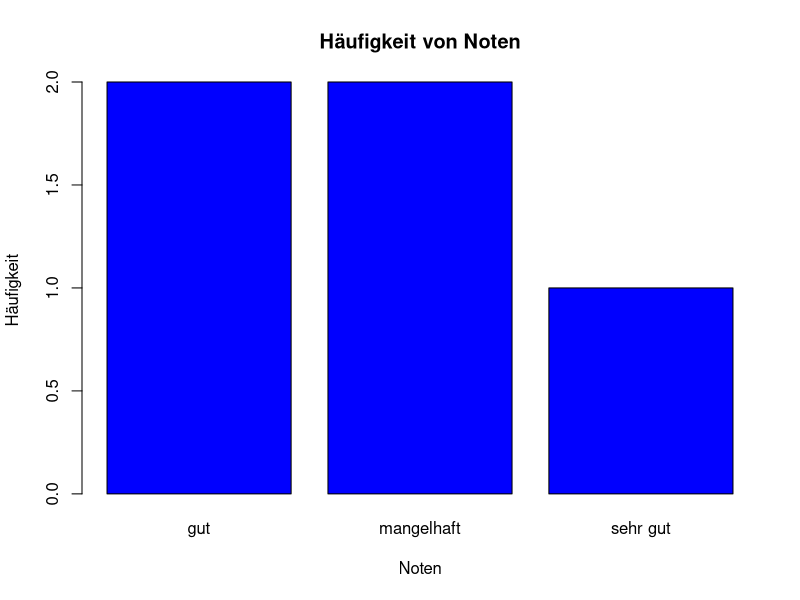

This figure's R source:
## ---- chunk 1
knitr::opts_chunk$set(echo = TRUE)
## ---- chunk 2
studentdata <- read.csv("data/klausur.csv", header=TRUE, stringsAsFactors=FALSE)

a1 <- studentdata$aufgabe1
a2 <- studentdata$aufgabe2
a3 <- studentdata$aufgabe3

## Es wurden die Spalten aus der Tabelle `aufgabe1`, `aufgabe2`, `aufgabe3` 
## den Vektoren `a1`, `a2`, `a3` zugeordnet.

## ---- chunk 3

a1 <- studentdata$aufgabe1
a2 <- studentdata$aufgabe2
a3 <- studentdata$aufgabe3

## ---- chunk 4
summe <- a1 + a2 + a3
studentdata$summe <- summe
## ---- chunk 5
knitr::kable(
  studentdata, booktabs = TRUE,
  caption = 'Geladene Daten mit Summespalte für data.csv.'
)
## ---- chunk 6
notengrenzen_calc <- function(pPunkteMax, pBestGrenze,pBestIndex,pNotenSkala) {
     grenze = rep(0, length(pNotenSkala))
     imax <- length(pNotenSkala)
     schritt <- pBestGrenze/(imax-pBestIndex)
     ## Index für 6 bis zur 4 berechnen 
     gi <- imax
     ## Grenze unterhalb der Bestehensgrenze
     g <- 0
     while (gi > pBestIndex) {
        # Füge die Grenze in den Vektor ein
        g <- g + schritt
        grenze[gi] <- g
     
        # Vermindere den Index
        gi <- gi - 1 
     }
     ## Grenze oberhalb der Bestehensgrenze
     schritt <- (pPunkteMax - pBestGrenze)/(pBestIndex)
     ## Index für 4 und besser 
     while (gi > 0) {
        g <- g + schritt
        grenze[gi] <- g
        # Vermindere den Index
        gi <- gi - 1 
     }
     grenze <- round(grenze * 10)/10
     ## Rückgabewert Vektor "grenze"
     grenze
}
## ---- chunk 7
#### Alternativ explizite Angabe der maximalen Punktzahl
# z.B. maxpunkte <- 52
maxpunkte <- summe[1] 
#### Alternativ explizite Angabe der Bestehensgrenze
# z.B. bestgrenze <- 26
bestgrenze <- round(maxpunkte/2)

#### Notenskala festlegen - hier Noten als Text
notenskala1 <- c("sehr gut","gut","befriedigend","ausreichend","mangelhaft","ungenügend")
bestindex1 <- 4 ## Index für Note, mit der man gerade noch bestanden hat 4 "ausreichend"
grenzen1 <- notengrenzen_calc(maxpunkte, bestgrenze,bestindex1,notenskala1)
## ---- chunk 8
tabelle4grenzen <- function (pNotenSkala,pGrenzen) {
  ## Erzeuge einen Dataframe mit der Notenskala in der 1. Spalte 
  return4df <- data.frame(Notenskala=pNotenSkala)  
  max_i <- length(pNotenSkala) 

  Notengrenze <- rep("-",max_i)
  ## Berechne die Notengrenzen z.B. "22-28" 
  for (i in 1:(max_i-1)) {
    Notengrenze[i] <- paste(pGrenzen[i],"-",pGrenzen[i+1])
  }
  ## Setze die Punktegrenzen für schlechteste Note
  Notengrenze[max_i] <- paste(pGrenzen[max_i],"-",0)
  return4df$Notengrenze <-Notengrenze  
  
  ## return Dataframe mit Punktegrenzen
  return4df
}
## ---- chunk 9
df4grenzen <- tabelle4grenzen(notenskala1,grenzen1)

knitr::kable(
  df4grenzen, booktabs = TRUE,
  align=c('l','c'),
  caption = 'Punktegrenzen für die Noten'
)
## ---- chunk 10
note_zuordnen <- function(pPunkte,pGrenzen,pNotenskala) {
     ## Vektor mit der Länge der Punkte erstellen
     ## in dem Vektor wird die Note eingetragen
     anzahl_klausuren <- length(pPunkte)
     #print(paste("anzahl_klausuren =",anzahl_klausuren))
     
     anzahl_noten <- length(pNotenskala)
     #print(paste("anzahl_noten =",anzahl_noten))
     
     note4punkte <- rep(0,anzahl_klausuren)
     for (i in 1:anzahl_klausuren) {
       ## Notenindex auf schlechteste Note setzen
       gi <- anzahl_noten
       ## Noten auf schlechtesten Index setzen
       note4punkte[i] <- pNotenskala[gi]
       ## so lange die Note verbessern bis Note jeweilge Notengrenze kleiner als Punkte
       while ((gi > 1) & (pPunkte[i] >= pGrenzen[gi]))  {
          ## Index für die Grenze auf bessere Note setzen
          gi <- gi - 1  
          ## Index gi kann bei Erreichen der Maximalpunkte auch 0 werden
          ## daher Ueberpruefung, ob der Index gi >= 1
          if (gi >= 1) {
            ## Notenbezeichnung setzen 
            note4punkte[i] <- pNotenskala[gi]
          }
       } 
     }
     ### Rückgabewert der Noten fuer alle Punkte
     note4punkte        
}

## ---- chunk 11
maxpunkte <- summe[1] 
#### Angabe der maximalen Punktzahl
# z.B. maxpunkte <- 52
bestgrenze <- round(maxpunkte/2)
#### Angabe der Bestehensgrenze
# z.B. bestgrenze <- 26
notenskala1 <- c("sehr gut","gut","befriedigend","ausreichend","mangelhaft","ungenügend")
bestindex1 <- 4 ## Index für Note, mit der man gerade noch bestanden hat 4 "ausreichend"

grenzen <- notengrenzen_calc(maxpunkte, bestgrenze,bestindex1,notenskala1)
## grenzen <- c(100,85,70,55,40,20)
## liefert die Grenzen für die Noten punkte<20 bedeutet "ungenügend"
## liefert die Grenzen für die Noten 40 > punkte >= 20 bedeutet "mangelhaft"
### Noten berechnen

### Punkte für 5 Klausuren im Vektor "punkte"
#summe <- c(23,92,33,89,60)

noten <- note_zuordnen(summe, grenzen1, notenskala1)
### Notenberechnung ist nun abgeschlossen - Ausgabe

studentdata$noten <- noten
## ---- chunk 12
maxpunkte <- summe[1]
bestgrenze <- round(maxpunkte/2)
notenskala2 <- c("1+","1","1-","2+","2","2-","3+","3","3-","4+","4","4-","5+","5","5-","6")
bestindex2 <- 11 ## Index für Note, mit der man gerade noch bestanden hat 4 "ausreichend"

grenzen2 <- notengrenzen_calc(maxpunkte, bestgrenze,bestindex2,notenskala2)
## liefert die Grenzen für die Noten punkte<20 bedeutet "ungenügend"
## liefert die Grenzen für die Noten 40 > punkte >= 20 bedeutet "mangelhaft"
### Noten berechnen

### Punkte für 5 Klausuren im Vektor "punkte"
# summe <- c(23,92,33,89,60)

noten2 <- note_zuordnen(summe, grenzen2, notenskala2)

### Notenberechnung ist nun abgeschlossen - Ausgabe
studentdata$noten2 <- noten2
## ---- chunk 13
df4grenzen <- tabelle4grenzen(notenskala2,grenzen2)

knitr::kable(
  df4grenzen, booktabs = TRUE,
  align=c('l','c'),
  caption = 'Punktegrenzen für die Noten'
)
## ---- chunk 14
knitr::kable(
  studentdata, booktabs = TRUE,
  caption = 'Geladene Daten aus der Datei data.csv.'
)
## ---- chunk 15
## Erzeuge einen Dataframe mit der Notenskala in der 1. Spalte 
df4grenzen <- data.frame(Notenskala=notenskala2)  
max_i <- length(notenskala2) 

Notengrenze <- rep("-",max_i)
## Berechne die Notengrenzen z.B. "22-28" 
for (i in 1:(max_i-1)) {
  Notengrenze[i] <- paste(grenzen1[i],"-",grenzen1[i+1])
}
## Setze die Punkte
Notengrenze[max_i] <- paste(grenzen1[max_i],"-",0)
df4grenzen$Notengrenze <-Notengrenze  
## ---- chunk 16
maxpunkte <- summe[1] ## erste Zeile MAX enthält die maximal erreichbaren Punkte
bestgrenze <- round(summe[1]/2)  ## Bestehensgrenze ist 50% der Gesamtpunktzahl
### Als Notenskala werden die deutschen Noten mit Tendenz verwendet
notenskala3 <- c(0.7, 1.0, 1.3, 1.7, 2.0, 2.3, 2.7, 3.0, 3.3, 3.7, 4.0, 4.3, 4.7 , 5.0, 5.3, 6.0)
bestindex3 <- 11 ## Index für Note, mit der man gerade noch bestanden hat. 
### In Index 10 steht "4" als "ausreichend" und mit "4-" hat man nicht mehr bestanden.

# Der Vektor "grenzen" enthält die Punktegrenzen, ab der man die betreffende Note
# aus der Notenskala erhält. Diese werden in Abhängigkeit von der Bestehensgrenze gewählt.
grenzen3 <- notengrenzen_calc(maxpunkte, bestgrenze,bestindex3,notenskala3)

### Noten berechnen
# Gesamtpunktzahl der Klausur findet man im Vektor "summe"
# die Summe ist eine Vektor z.B. summe <- c(23,92,33,89,60)

noten3 <- note_zuordnen(summe, grenzen3, notenskala3)
studentdata$noten3 <- noten3
## ---- chunk 17
knitr::kable(
  studentdata, booktabs = TRUE,
  align=c('l','r','r','r','r','c'),
  caption = 'Geladene Daten mit Summespalte für data.csv.'
)
## ---- chunk 18
bestanden_vektor <- function(pPunkte,pBestGrenze) {
  # pPointVec <- c(23,42,12,44,30)
  ### Der bestandenvektor soll nachher als Textausgabe für die Übungsblätter verwendet werden.
  bestvektor <- rep("-",length(pPunkte))
  for (i in 1:length(pPunkte)) {
      ## Wenn die Punkte der i-ten Klausur die Bestehensgrenze erreicht,
      ## dann soll in dem Bestehensvektor die "bestanden" stehen und
      ## unterhalb der Bestehensgrenze "nicht bestanden" in den Bestehensvektor beschrieben werden.
      if (pPunkte[i] >= pBestGrenze) {
         bestvektor[i] <- "bestanden"  
      } else {
         bestvektor[i] <- "nicht bestanden"  
      }
  }
  ### bestvektor <- c("bestanden","bestanden","nicht bestanden", "nicht bestanden", "bestanden")
  ### bestandenvektor wird zurückgegeben
  bestvektor 
}

### Im Vektor "summe" stehen die Punktesumme und "bestgrenze" ist die Bestehensgrenze
best <- bestanden_vektor(summe,bestgrenze)
### Nun wird der Bestehensvektor in dem Dataframe "studentdata" ergänzt.
studentdata$bestanden <- best
## ---- chunk 19
knitr::kable(
  studentdata, booktabs = TRUE,
  align=c('l','r','r','r','r','c','l'),
  caption = 'Geladene Daten mit Summespalte für data.csv.'
)
## ---- chunk 20
# der Vektor mit den Noten hat die folgenden Gestalt
# noten <- c(4, 3, 5, 4, 3, 5, 4, 3, 5, 4, 3, 5,1,2,2,6,6)

# Häufigkeit von Noteneinträgen ermitteln

# Häufigkeit von Noteneinträgen ermitteln
# Das erste Element enthält die maximale Punktzahl in der Klausur,
# deshalb darf diese Zeile nicht mitgezaehlt werden
ohne_element1 <- function(pVektor) {
  len <- length(pVektor)-1
  ret <- rep(0,len)
  for (i in 1:len) {
    ret[i] <- pVektor[i+1]
  }
  ## return Vektor ohne 1. Element
  ret
}

noten_ohne1 <- ohne_element1(noten)
haeufigkeit <- table(noten_ohne1)


# Balkendiagramm erstellen
barplot(
  haeufigkeit,
  main = "Häufigkeit von Noten",
  xlab = "Noten",
  ylab = "Häufigkeit",
  col = "blue",
  border = "black"
)
## ---- chunk 21
write.csv(studentdata, "data/klausurnote.csv", row.names = FALSE)
